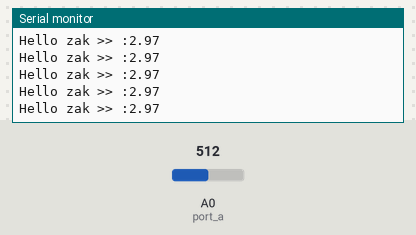
This sketch was run on a simulated Arduino Uno, built with avr-gcc and run on an emulated ATmega328P. On the bench: the last lines printed to the serial monitor. Inputs (shaded band) come from the test bench; at power-on: A0 (port_a) = 512.

Above: at 1.2 s.
1.3 s: A0 (port_a) set to 716
At 2.2 s:
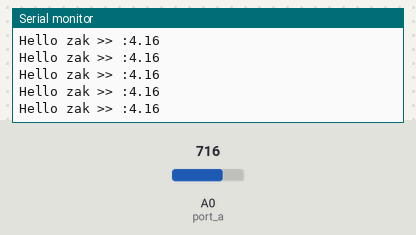
2.8 s: A0 (port_a) set to 900
At 3.3 s:
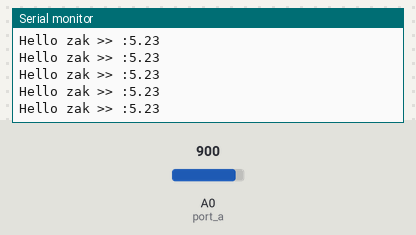
Timing chart, 0 to 5.8 s (numbered marks = the images above; inputs shaded):
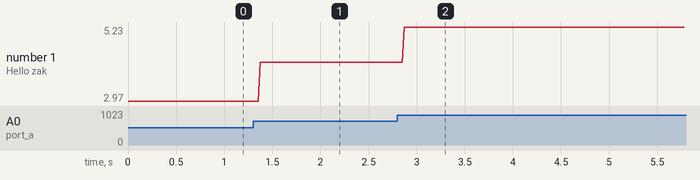

The sketch:

blinky.ino
```cpp
long    port_a = A0;
float    value;

void setup()
{

    Serial.begin(9600);
}

void loop()
{
    value = analogRead(port_a);
    value  = value * 5.94/1023;
    Serial.print("Hello zak >> :");
    Serial.println(value);

    delay(1);
}
```

Measured:
- after the input at 1.3 s, the serial monitor: prints a new line after 0.07 s (image 1)
- after the input at 2.8 s, the serial monitor: prints a new line after 0.07 s (image 2)
- plotted number 1: 2.97 → 4.16 after the input at 1.3 s, 4.16 → 5.23 after the input at 2.8 s
